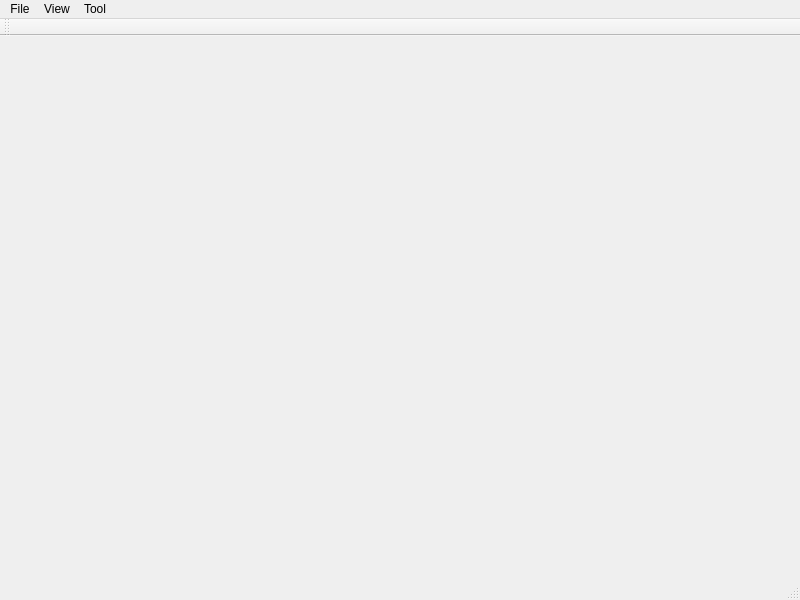
<?xml version="1.0" encoding="UTF-8"?>
<ui version="4.0">
 <class>MainWindowClass</class>
 <widget class="QMainWindow" name="MainWindowClass">
  <property name="geometry">
   <rect>
    <x>0</x>
    <y>0</y>
    <width>800</width>
    <height>600</height>
   </rect>
  </property>
  <property name="windowTitle">
   <string>Sketch Building CNN Training</string>
  </property>
  <widget class="QWidget" name="centralWidget"/>
  <widget class="QMenuBar" name="menuBar">
   <property name="geometry">
    <rect>
     <x>0</x>
     <y>0</y>
     <width>800</width>
     <height>21</height>
    </rect>
   </property>
   <widget class="QMenu" name="menuFile">
    <property name="title">
     <string>File</string>
    </property>
    <addaction name="actionOpenCGA"/>
    <addaction name="actionSaveGeometry"/>
    <addaction name="separator"/>
    <addaction name="actionExit"/>
   </widget>
   <widget class="QMenu" name="menuView">
    <property name="title">
     <string>View</string>
    </property>
    <addaction name="actionViewShadow"/>
    <addaction name="separator"/>
    <addaction name="actionViewBasicRendering"/>
    <addaction name="actionViewSSAO"/>
    <addaction name="actionViewLineRendering"/>
    <addaction name="actionViewHatching"/>
    <addaction name="actionViewSketchyRendering"/>
    <addaction name="separator"/>
    <addaction name="actionViewRefresh"/>
    <addaction name="separator"/>
    <addaction name="actionRotationStart"/>
    <addaction name="actionRotationEnd"/>
   </widget>
   <widget class="QMenu" name="menuTool">
    <property name="title">
     <string>Tool</string>
    </property>
    <addaction name="actionGenerateTrainingImages"/>
    <addaction name="actionPrediction"/>
   </widget>
   <addaction name="menuFile"/>
   <addaction name="menuView"/>
   <addaction name="menuTool"/>
  </widget>
  <widget class="QToolBar" name="mainToolBar">
   <attribute name="toolBarArea">
    <enum>TopToolBarArea</enum>
   </attribute>
   <attribute name="toolBarBreak">
    <bool>false</bool>
   </attribute>
  </widget>
  <widget class="QStatusBar" name="statusBar"/>
  <action name="actionOpenCGA">
   <property name="text">
    <string>Open CGA</string>
   </property>
   <property name="shortcut">
    <string>Ctrl+O</string>
   </property>
  </action>
  <action name="actionExit">
   <property name="text">
    <string>Exit</string>
   </property>
  </action>
  <action name="actionViewShadow">
   <property name="checkable">
    <bool>true</bool>
   </property>
   <property name="text">
    <string>Shadow</string>
   </property>
  </action>
  <action name="actionViewBasicRendering">
   <property name="checkable">
    <bool>true</bool>
   </property>
   <property name="text">
    <string>Basic Rendering</string>
   </property>
  </action>
  <action name="actionViewSSAO">
   <property name="checkable">
    <bool>true</bool>
   </property>
   <property name="text">
    <string>SSAO</string>
   </property>
  </action>
  <action name="actionViewLineRendering">
   <property name="checkable">
    <bool>true</bool>
   </property>
   <property name="text">
    <string>Line Rendering</string>
   </property>
  </action>
  <action name="actionViewSketchyRendering">
   <property name="checkable">
    <bool>true</bool>
   </property>
   <property name="text">
    <string>Sketchy Rendering</string>
   </property>
  </action>
  <action name="actionViewRefresh">
   <property name="text">
    <string>Refresh</string>
   </property>
   <property name="shortcut">
    <string>F5</string>
   </property>
  </action>
  <action name="actionGenerateWindowImages">
   <property name="text">
    <string>Generate Window Images (256x256 color)</string>
   </property>
  </action>
  <action name="actionGenerateTrainingImages">
   <property name="text">
    <string>Generate Training Images</string>
   </property>
  </action>
  <action name="actionTest">
   <property name="text">
    <string>Test</string>
   </property>
  </action>
  <action name="actionGenerateSimpleShapeImages">
   <property name="text">
    <string>Generate Simple Shape Images</string>
   </property>
  </action>
  <action name="actionGenerateLedgeImages">
   <property name="text">
    <string>Generate Ledge Images (256x256 color)</string>
   </property>
  </action>
  <action name="actionGenerateRoofImages">
   <property name="text">
    <string>Generate Roof Images (256x256 color)</string>
   </property>
  </action>
  <action name="actionGenerateRoofImages2">
   <property name="text">
    <string>Generate Roof Images (128x128 grayscale)</string>
   </property>
  </action>
  <action name="actionGenerateWindowImages2">
   <property name="text">
    <string>Generate Window Images (128x128 grayscale)</string>
   </property>
  </action>
  <action name="actionGenerateLedgeImages2">
   <property name="text">
    <string>Generate Ledge Images (128x128 grayscale)</string>
   </property>
  </action>
  <action name="actionGenerateBuildingImages2">
   <property name="text">
    <string>Generate Building Images (128x128 grayscale)</string>
   </property>
  </action>
  <action name="actionViewHatching">
   <property name="checkable">
    <bool>true</bool>
   </property>
   <property name="text">
    <string>Hatching</string>
   </property>
  </action>
  <action name="actionRotationStart">
   <property name="text">
    <string>Rotation Start</string>
   </property>
  </action>
  <action name="actionRotationEnd">
   <property name="text">
    <string>Rotation End</string>
   </property>
  </action>
  <action name="actionSaveGeometry">
   <property name="text">
    <string>Save Geometry</string>
   </property>
   <property name="shortcut">
    <string>Ctrl+S</string>
   </property>
  </action>
  <action name="actionPrediction">
   <property name="text">
    <string>Prediction</string>
   </property>
  </action>
 </widget>
 <layoutdefault spacing="6" margin="11"/>
 <resources>
  <include location="MainWindow.qrc"/>
 </resources>
 <connections/>
</ui>
